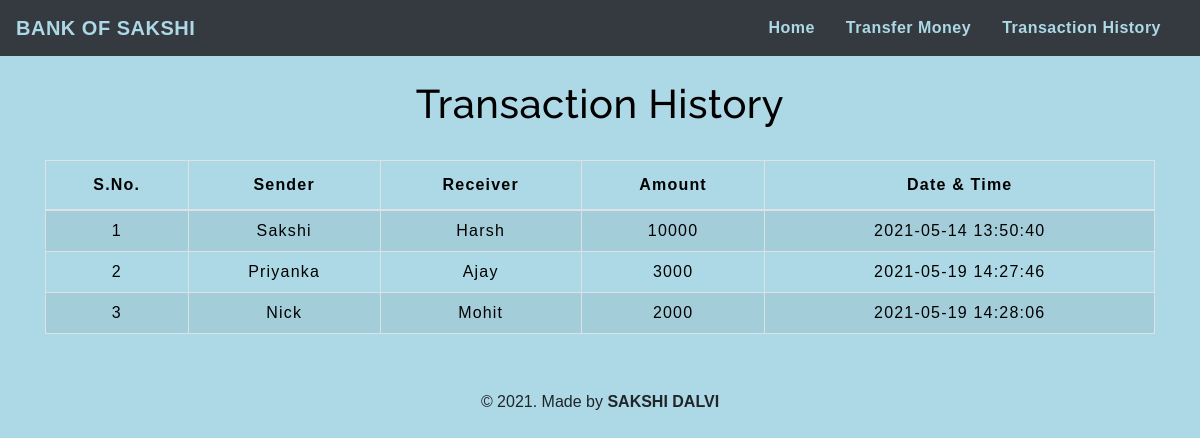
The page /transactionhistory.php on the database its author committed.
### tables this page shows
CREATE TABLE `transaction` (
  `sno` int(3) NOT NULL,
  `sender` text NOT NULL,
  `receiver` text NOT NULL,
  `balance` int(8) NOT NULL,
  `datetime` datetime NOT NULL DEFAULT current_timestamp()
);

### transactionhistory.php (the view, shortened to what this page needs)
<!DOCTYPE html>
<html lang="en">
<head>
    <link rel="stylesheet" href="https://stackpath.bootstrapcdn.com/bootstrap/4.5.2/css/bootstrap.min.css">
    <link rel="stylesheet" type="text/css" href="css/table.css">
    <link rel="stylesheet" type="text/css" href="css/navbar.css">
</head>
<body style="background-color : #ADD8E6;">
<?php
  include 'navbar.php';
?>
	<div class="container">
        <h2 class="text-center pt-4" style="color : black;">Transaction History</h2>
       <br>
       <div class="table-responsive-sm">
    <table class="table table-hover table-striped table-condensed table-bordered">
        <thead style="color : black;">
            <tr>
                <th class="text-center">S.No.</th>
                <th class="text-center">Sender</th>
                <th class="text-center">Receiver</th>
                <th class="text-center">Amount</th>
                <th class="text-center">Date & Time</th>
            </tr>
        </thead>
        <tbody>
        <?php
            include 'config.php';
            $sql ="select * from transaction";
            $query =mysqli_query($conn, $sql);
            while($rows = mysqli_fetch_assoc($query))
            {
        ?>
            <tr style="color : black;">
            <td class="py-2"><?php echo $rows['sno']; ?></td>
            <td class="py-2"><?php echo $rows['sender']; ?></td>
            <td class="py-2"><?php echo $rows['receiver']; ?></td>
            <td class="py-2"><?php echo $rows['balance']; ?> </td>
            <td class="py-2"><?php echo $rows['datetime']; ?> </td>
        <?php
            }
        ?>
        </tbody>
    </table>
    </div>
</div>
<footer class="text-center mt-5 py-2">
            <p>&copy 2021. Made by <b>SAKSHI DALVI</b> <br></p>
</footer>
</body>
</html>

### css/table.css (style rules this page uses)
* { padding: 0; margin: 0; box-sizing: border-box; font-family: sans-serif; }
h2 { font-size: 40px; }
table { letter-spacing: 1.2px; }
td { text-align: center; }

### css/navbar.css (style rules this page uses)
h2 { color: #4C4B4B; letter-spacing: 0.5px; font-family: raleway; }

### rows shown on the page
transaction: sno "1", sender "Sakshi", receiver "Harsh", balance "10000", datetime "2021-05-14 13:50:40"
transaction: sno "2", sender "Priyanka", receiver "Ajay", balance "3000", datetime "2021-05-19 14:27:46"
transaction: sno "3", sender "Nick", receiver "Mohit", balance "2000", datetime "2021-05-19 14:28:06"
